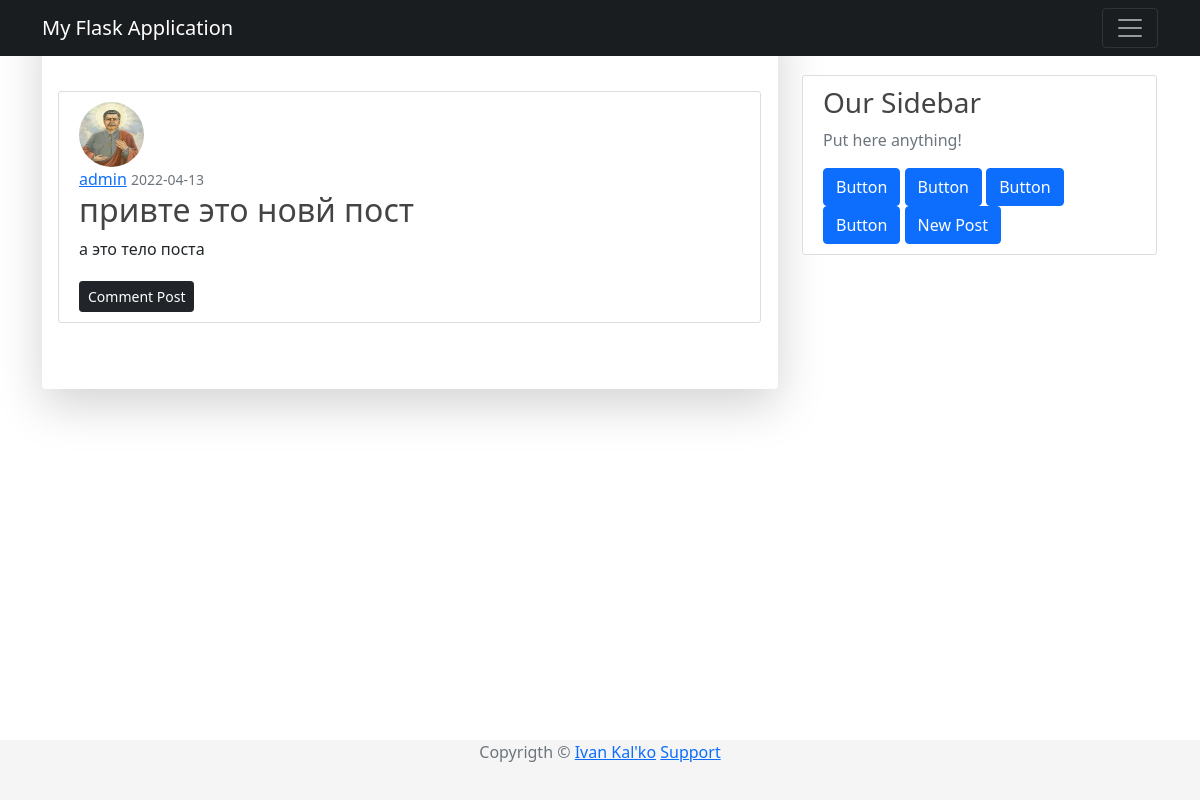
/post/7 (signed in), run on the app's committed database.
### app/models/user.py (models this page shows, shortened)
class User(UserMixin, db.Model):
    __tablename__ = "users"
    id = db.Column(db.Integer, primary_key=True)
    username = db.Column(db.String(64), unique=True, nullable=False)
    password_hash = db.Column(db.String(128), nullable=False)
    email = db.Column(db.String(120), nullable=False, unique=True)
    image_file = db.Column(db.String(20), nullable=False, default="default.png")
    join_date = db.Column(db.DateTime, nullable=False, default=datetime.utcnow)
    posts = db.relationship('Post', backref='author', lazy=True)

### app/models/post.py (models this page shows, shortened)
class Post(db.Model):
    __tablename__ = "posts"
    id = db.Column(db.Integer, primary_key=True)
    title = db.Column(db.String(100), nullable=False)
    timestamp = db.Column(db.DateTime, nullable=False, default=datetime.utcnow)
    content = db.Column(db.Text, nullable=False)
    user_id = db.Column(db.Integer, db.ForeignKey("users.id"), nullable=False)
    comment = db.relationship('Comment', backref='article', lazy=True)

### app/routes/post.py (the view)
@app.route('/post/<int:id>')
@login_required
def post(id:int):
    post = Post.query.get_or_404(id)
    return render_template('post.html', title=post.title, post=post)

### app/models/user.py (called while the page is built)
@login.user_loader
def load_user(id:int) -> User:
    return User.query.get(int(id))

### app/templates/post.html (shortened to what this page needs)
{% extends "base.html" %}
{% block content %}
    <article class="media content-section">
        <img class="rounded-circle article-img" src = "{{ url_for('static', filename='images/profiles/' + post.author.image_file) }}">
        <div class="media-body">
            <div class="article-metadata">
                <a class="mr-2" href="{{ url_for('user_public', username=post.author.username )}}">{{ post.author.username }}</a>
                <small class="text-muted">{{ post.timestamp.strftime('%Y-%m-%d') }}</small>
            </div>
            <h2 class="article-title">{{ post.title }}</h2>
            <p class="article-content">{{ post.content }}</p>
        </div>
        <a class="btn btn-dark btn-sm mt-1" href="{{ url_for('comment_post', post_id=post.id)}}">Comment Post</a>
    </article>
{% endblock %}

### app/static/css/base.css (style rules this page uses)
body { background: #fafafa; color: #333333; margin-top: 5rem; }
h1, h2, h3, h4, h5, h6 { color : #444444; }
.content-section { background: #ffffff; padding: 10px 20px; border: 1px solid #dddddd; border-radius: 3px; margin-right: 1px; margin-top: 75px; margin-bottom: 50px; }
.article-title { color: #444444; }
.article-content { white-space: pre-line; }
.article-img { height: 65px; width: 65px; margin-right: 16px; }
.mt-1 { margin-top: .25rem!important; }
html * { -webkit-font-smoothing: antialiased; -moz-osx-font-smoothing: grayscale; }
body { color: #67748e; font-weight: 400; line-height: 1.6; background-color: #fff; }
body { margin: 0; font-family: var(--bs-font-sans-serif); font-size: 1rem; line-height: 1.5; -webkit-text-size-adjust: 100%; -webkit-tap-highlight-color: rgba(0,0,0,0); }
:root { --bs-blue: #63b3ed; --bs-indigo: #596cff; --bs-purple: #6f42c1; --bs-pink: #d63384; --bs-red: #f56565; --bs-orange: #fd7e14; --bs-yellow: #fbd38d; --bs-green: #81e6d9; --bs-teal: #20c997; --bs-cyan: #0dcaf0; --bs-gray: #6c757d; --bs-gray-dark: #343a40; --bs-primary: #cb0c9f; --bs-secondary: #8392ab; --bs-success: #82d616; --bs-info: #17c1e8; --bs-warning: #f53939; --bs-danger: #ea0606; --bs-light: #e9ecef; --bs-dark: #252f40; --bs-white: #fff; --bs-font-sans-serif: Open Sans; --bs-font-monospace: SFMono-Regular,Menlo,Monaco,Consolas,"Liberation Mono","Courier New",monospace; --bs-gradient: linear-gradient(180deg,hsla(0,0%,100%,.15),hsla(0,0%,100%,0)); }

### data on the page
User: image_file (picture), author.username "admin"
Post: timestamp "2022-04-13", title "привте это новй пост", content "а это тело поста"
